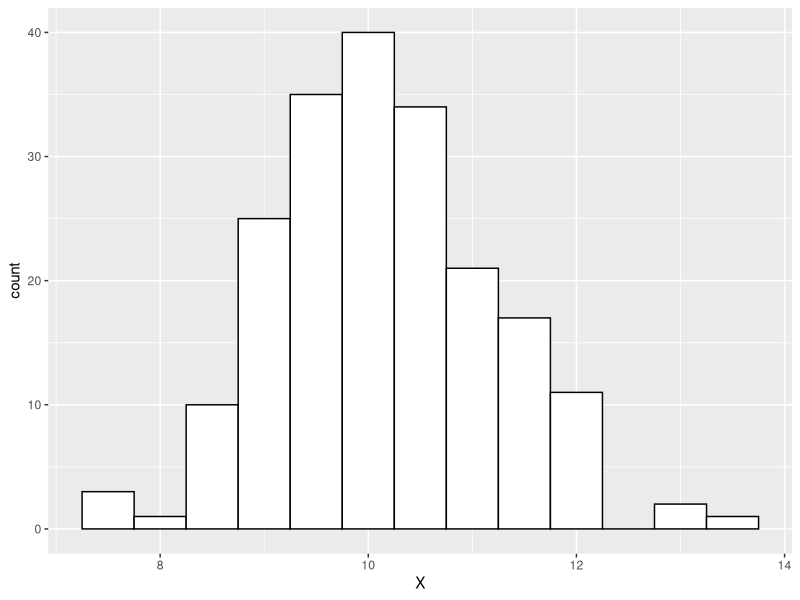
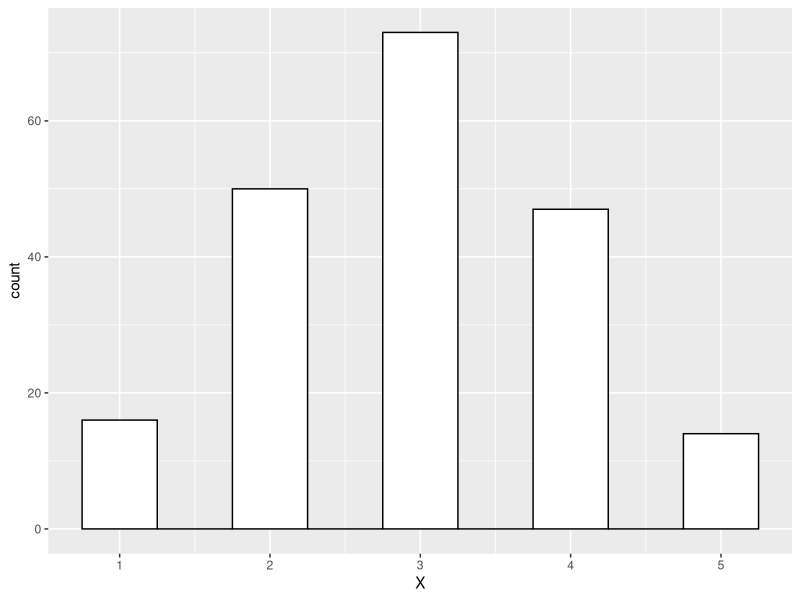
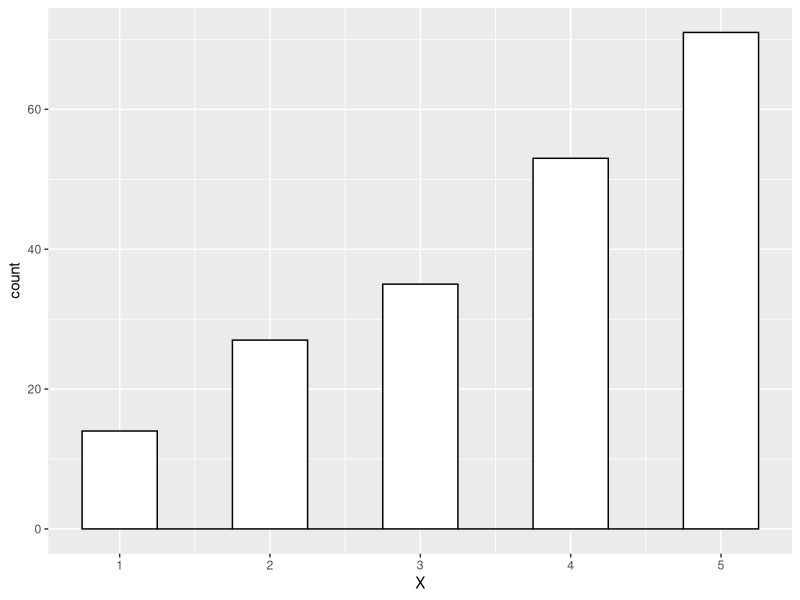
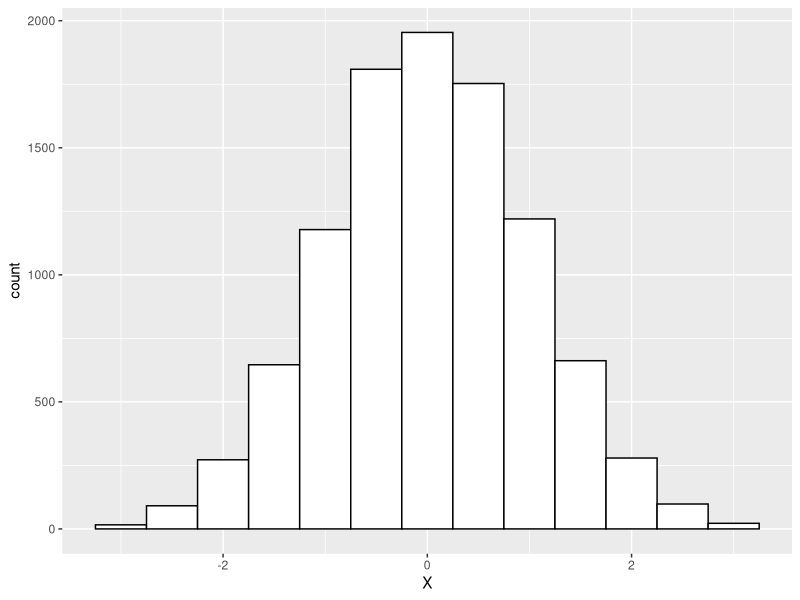
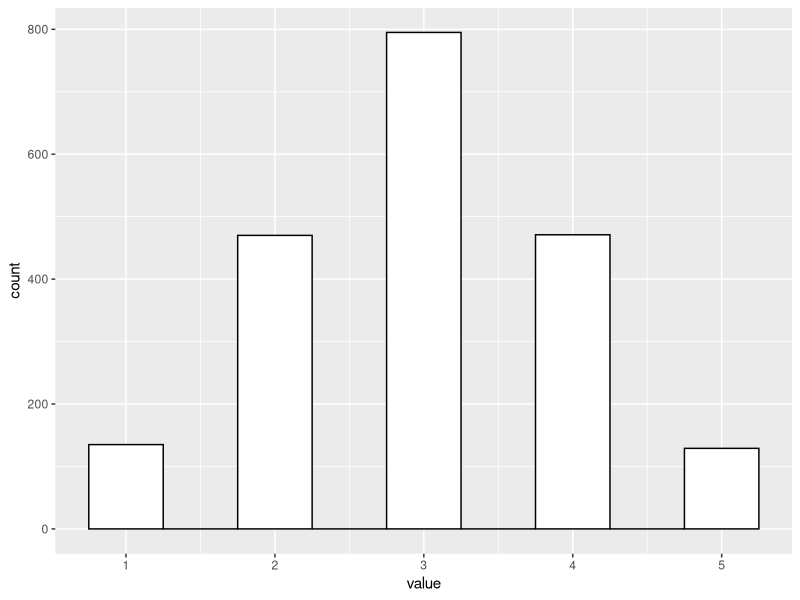

The R source for these figures, in order: (Note: this script raises an error after producing the figures.)
## ---- chunk 1
library(tidyverse)
## ---- chunk 2
#This makes it so that all simulations will produce the same numbers
set.seed(1337)

dataNormal <- data.frame("X" = rnorm(200, mean = 10, sd = 1))

ggplot(dataNormal, aes(x=X)) +
  geom_histogram(binwidth=0.5,color="black", fill="white")
## ---- chunk 3
set.seed(1337)
                            #The numbers we will sample from
sampleDiscreteNormalDistribution <- data.frame("X" = sample(c(1, 2, 3, 4, 5), #i.e. our scale points
#200 = the number of cases. Replace = T means we can sample the same number multiple times. prob = the probability of each point being sampled. (e.g. 1 has a 6% chance, 2 has a 24% chance)
                      200, replace=T, prob = c(6, 24, 40, 24, 6))) 
ggplot(sampleDiscreteNormalDistribution, aes(x=X)) +
  geom_histogram(binwidth=0.5,color="black", fill="white")

## ---- chunk 4
set.seed(1337)

sampleSkewedDistribution <- data.frame("X" = sample(c(1, 2, 3, 4, 5), #scale points
                      200, replace=T, prob = c(4, 12, 20, 28, 38)))
ggplot(sampleSkewedDistribution, aes(x=X)) +
  geom_histogram(binwidth=0.5,color="black", fill="white")
## ---- chunk 5
set.seed(1337)

sampleNormalDistribution <- data.frame("X" = sample(c(seq(-3.00, 3.00, by = 0.01)), #scale points
                      10000, replace=T, prob = c(dnorm(seq(-3.00, 3.00, by = 0.01), mean = 0, sd = 1))))
ggplot(sampleNormalDistribution, aes(x=X)) +
  geom_histogram(binwidth=0.5,color="black", fill="white")
## ---- chunk 6
set.seed(1337)

sampleNormalItemDistribution <- sample(c(1, 2, 3, 4, 5), #scale points
                      2000, replace=T, prob = c(6, 24, 40, 24, 6)) 

matrixNormalItemDistribution <- matrix( 
  c(sampleNormalItemDistribution),         
  nrow=200,              
  ncol=10,              
  byrow = TRUE)
rm(sampleNormalItemDistribution)

dataNormalItemDistribution <- as.data.frame(matrixNormalItemDistribution)

dataNormalItemDistributionLong <- gather(dataNormalItemDistribution, key = "key", value = "value", V1:V10, factor_key = FALSE)

ggplot(dataNormalItemDistributionLong, aes(value)) +
  geom_histogram(binwidth=0.5,color="black", fill="white")

## ---- chunk 7
#Create a matrix we will save our values to
dataForLoop <- matrix(nrow=10,ncol=1)
#The loop length goes in parentheses ()
for(i in 1:10)
#The function the loop executes goes in curly brackets {}
{
  #we use brackets [] to call a specific row and column in our dataset
  #we specify the row we want first, then the column
  #we can open our data frame or matrix and count (starting from 1) to get the number of a row or column we want. 
  #we can also just hover the name of that row or column to see its number.
  dataForLoop[i,1] <- i
}

print(dataForLoop)
  
## ---- chunk 8
dataDoubleLoop <-matrix(nrow=10,ncol=5)

for(i in 1:10)
{
  for (j in 1:5)
  {
   dataDoubleLoop[i,j] <- i + j
  }
}

print(dataDoubleLoop)

## ---- chunk 9
knitr::include_graphics("/Loop-GIF.gif")
## ---- chunk 10
set.seed(1337)
#Creates our matrix
normalWPSample <-matrix(nrow=200,ncol=10)
#for loop to iterate over individuals
for(i in 1:200){
  #for loop to iterate over items within individuals
  for(j in 1:10){
    #first response randomly generated and set as the center point for all remaining responses
    if(j==1){ #remember j is our row, so this will sample a new center point whenever we are  on item 1 for a person.
      wInMean<-sample(1:5,1) #sets our mean. Could save in our matrix if we want to know it
          #We will sample a value that is the center point, or deviates from it by 1 or 2
      normalWPSample[i,j] <- sample(c(wInMean - 2, wInMean - 1, wInMean, 
                                      wInMean + 1, wInMean + 2), 
                                    #probabilities to sample these values
                                    1, replace=T, prob = c(6, 24, 40, 24, 6)) 
    }
    #all responses past first response. This function is the same as above, 
    #but we don't need to sample a value for the center point because we already have it
    else{
      normalWPSample[i,j] <- sample(c(wInMean - 2, wInMean - 1, wInMean, 
                                      wInMean + 1, wInMean + 2), 
                                    1, replace=T, prob = c(6, 24, 40, 24, 6)) 
    }
  }
}
dataNormalWPSample <- as.data.frame(normalWPSample)
dataNormalWPSampleLong <- gather(dataNormalWPSample, key = "key", value = "value", V1:V10, factor_key = FALSE)

ggplot(dataNormalWPSampleLong, aes(value)) +
  geom_histogram(binwidth=0.5,color="black", fill="white")
## ---- chunk 11
#If there is a number greater than 5 replace it with 5
dataNormalWPSampleLong[dataNormalWPSampleLong>5]<-5
#If there is a number less than 1 replace it with 1
dataNormalWPSampleLong[dataNormalWPSampleLong<1]<-1

ggplot(dataNormalWPSampleLong, aes(value)) +
  geom_histogram(binwidth=0.5,color="black", fill="white")
## ---- chunk 12

for (i in 1:200)
{
#We can use a loop to grab the mean for all 10 items and write it to a new column
dataNormalWPSample[i,11] <- mean(as.numeric(dataNormalWPSample[i,1:10]))
}

#we can use this to rename our 11th variable to something more meaningful
names(dataNormalWPSample)[11] <- "average"

ggplot(dataNormalWPSample, aes(average)) +
  geom_histogram(binwidth=0.1,color="black", fill="white")

psych::describe(dataNormalWPSample$average)
## ---- chunk 13
#Generates our data
dataTrainingMain <- data.frame(training = rep(c("Control", "Training 1", "Training 2")[1:3]),
                       perfScores = 0,
                       person = rep(1:300, each = 3),
                       Cgroup = rep(c("Low Conscientious","High Conscientious"), times=1, each = 450))

head(dataTrainingMain, n=5)
tail(dataTrainingMain, n=5)
## ---- chunk 14
set.seed(1337)
#training effects
for(i in 1:900){
    if(dataTrainingMain[i,1] == "Control"){
      dataTrainingMain[i,2] <- dataTrainingMain[i,2] + rnorm(1,mean = 5, sd=1)
    }
    else if(dataTrainingMain[i,1] == "Training 1"){
      dataTrainingMain[i,2] <- dataTrainingMain[i,2] + rnorm(1,mean = 6, sd=1)
    }
    else if(dataTrainingMain[i,1] == "Training 2"){
      dataTrainingMain[i,2] <- dataTrainingMain[i,2] + rnorm(1,mean = 7, sd=1)
    }
}
## ---- chunk 15
#Color blind friendly pallete
cbPalette <- c("#999999", "#0072B2", "#D55E00", "#F0E442", "#000000", "#CC79A7", "#FF00FF")

ggplot(dataTrainingMain, aes(x=training, y=perfScores)) + 
  geom_boxplot(aes(group=training, color=training)) +
  scale_fill_manual(values=cbPalette) + scale_colour_manual(values=cbPalette)

## ---- chunk 16
#conscientiousness effects
for(i in 1:900){
  #We check if someone recieved training method 1 and if they belong to the high conscientiousness group. Column 1 contains their training value, and column 5 contains their conscientiousness group. If both are true we will subtract 1 from their score, which is contained in column 2.
  if(dataTrainingMain[i,1] == "Training 1" && dataTrainingMain[i,4] == "High Conscientious"){
    dataTrainingMain[i,2] <- dataTrainingMain[i,2] - 1
  }
  #Now we check if someone received training method 2 and if they belong to the high conscientiousness group. If both are true we will add 1 to their score.
  #NOTE: We need to call their current performance value and then add 1 to it. If we simply did <- +1, or <- -1 instead that would set their performance score to 1 or -1. 
  else if(dataTrainingMain[i,1] == "Training 2" && dataTrainingMain[i,4] == "High Conscientious"){
    dataTrainingMain[i,2] <- dataTrainingMain[i,2] + 1
  }
  else if(dataTrainingMain[i,1] == "Training 1" && dataTrainingMain[i,4] == "Low Conscientious"){
    dataTrainingMain[i,2] <- dataTrainingMain[i,2] + 1
  }
  else if(dataTrainingMain[i,1] == "Training 2" && dataTrainingMain[i,4] == "Low Conscientious"){
    dataTrainingMain[i,2] <- dataTrainingMain[i,2] - 1
  }
}
## ---- chunk 17
ggplot(dataTrainingMain, aes(x=training, y=perfScores)) + 
  geom_boxplot(aes(group=training, color=training)) +
  scale_fill_manual(values=cbPalette) + scale_colour_manual(values=cbPalette)

ggplot(dataTrainingMain, aes(x=training, y=perfScores)) + 
  stat_summary(aes(group=Cgroup, color=Cgroup), fun.y=mean, geom = "line") +
  labs(x = "Training", y = "Performance", color = "Conscientiousness Level") +
  scale_fill_manual(values=cbPalette) + scale_colour_manual(values=cbPalette)
## ---- chunk 18
fit1 <- lm(perfScores ~ training*Cgroup, data=dataTrainingMain)
summary(fit1)

## ---- chunk 19
#First we simulate some data following our paramters
dataQuantileTest <- rnorm(50000, mean = 70, sd = 4)

#Then we find the number of values greater than or equal to 75 and devide it by our total number of values
sum(dataQuantileTest >= 75) / length(dataQuantileTest)
## ---- chunk 20
set.seed(1337)
#Creates an empty data frame and renames the columns to be simulation1-20
matrixIET <- matrix(nrow = 20, ncol = 20)
dataInterventionEffectTest <- as.data.frame(matrixIET)
names(dataInterventionEffectTest) <- paste("Simulation", seq(1:20), sep = "")

#simulates our data
for (i in 1:20)
{
#We can use a loop to generate means that are 1 point higher every iteration and write it to the ith COLUMN.
#Notice that we are using i to represent columns here instead of rows because we want each sample to belong to a seperate column.
#Leaving the rows spot blank tells r we want all rows to be filled. In this case we have 20 cases, so they will each fill a seperate row.
dataInterventionEffectTest[,i] <- rnorm(20, mean = 70 + i, sd = 4)
}

## ---- chunk 21
set.seed(1337)
matrixAboveC <- matrix(nrow = 1, ncol = 20)

for (i in 1:20)
{
#We can then see how many people get grades of 75% or above.
matrixAboveC[,i] <- sum(dataInterventionEffectTest[,i] >= 75)
}

print(matrixAboveC)
## ---- chunk 22
dataInterventionEffectTestLong <- gather(dataInterventionEffectTest, key = "key", value = "value", Simulation1:Simulation7, factor_key = FALSE)

ggplot(data=dataInterventionEffectTestLong, aes(x=value, group=key, fill=key)) +
    geom_density(alpha=.2) + 
    scale_fill_manual(values=cbPalette) + scale_colour_manual(values=cbPalette) + 
    geom_vline(xintercept = 75, linetype = "dashed", colour = "black", size= 1)
## ---- chunk 23
matrixBlank <- matrix(nrow = 20, ncol = 100)
dataMean74Effect <- as.data.frame(matrixBlank)
names(dataMean74Effect) <- paste("Simulation", seq(1:100), sep = "")

#simulates our data
for (i in 1:100)
  {
  #Notice we add i to our seed so it is different every loop
  set.seed(1000 + i)
  dataMean74Effect[,i] <- rnorm(20, mean = 74, sd = 4)
  }
## ---- chunk 24
matrixPercentAboveC <- matrix(nrow = 100, ncol = 1)

for (i in 1:100)
{
  if(6 <= sum(dataMean74Effect[,i] >= 75))
  {
     matrixPercentAboveC[i,1] <- 1
  }
  else{
    matrixPercentAboveC[i,1] <- 0
  }
}
sum(matrixPercentAboveC)
## ---- chunk 25
matrixBlank <- matrix(nrow = 20, ncol = 100)
dataMean75Effect <- as.data.frame(matrixBlank)
names(dataMean74Effect) <- paste("Simulation", seq(1:100), sep = "")

#simulates our data
for (i in 1:100)
  {
  set.seed(1000 + i)
  dataMean75Effect[,i] <- rnorm(20, mean = 75, sd = 4)
}

#Calculates number of cases that are 75 or greater.
matrixPercentAboveC <- matrix(nrow = 100, ncol = 1)

for (i in 1:100)
{
  if(6 <= sum(dataMean75Effect[,i] >= 75))
  {
     matrixPercentAboveC[i,1] <- 1
  }
  else{
    matrixPercentAboveC[i,1] <- 0
  }
}
sum(matrixPercentAboveC)
## ---- chunk 26
matrixBlank <- matrix(nrow = 20, ncol = 100)
dataMean74Effect <- as.data.frame(matrixBlank)
names(dataMean77Effect) <- paste("Simulation", seq(1:100), sep = "")

#simulates our data
for (i in 1:100)
  {
  set.seed(1000 + i)
  dataMean74Effect[,i] <- rnorm(20, mean = 74, sd = 4)
}

#Calculates number of cases that are 62 or less.
matrixPercentBelowD <- matrix(nrow = 100, ncol = 1)

for (i in 1:100)
{
  if(1 <= sum(dataMean74Effect[,i] <= 63))
  {
     matrixPercentBelowD[i,1] <- 1
  }
  else{
    matrixPercentBelowD[i,1] <- 0
  }
}
sum(matrixPercentBelowD)
## ---- chunk 27
sims_to_run <- 1000
#Vector we use to save a p-value from each run
save_p <- vector(length=sims_to_run)

for(i in 1:sims_to_run){
set.seed(1000 + i)
sim_data <- rnorm(20,mean = 75,sd = 4)
t.out <-t.test(sim_data,mu=70)
#Saves the p-value from our t-test output to our save_p vector
save_p[i] <- t.out$p.value
}
#Converts the vector to a data frame for ggplot graphing
dataP <- as.data.frame(save_p)

ggplot(dataP, aes(x=save_p)) +
  geom_histogram(color="black", fill="white")
